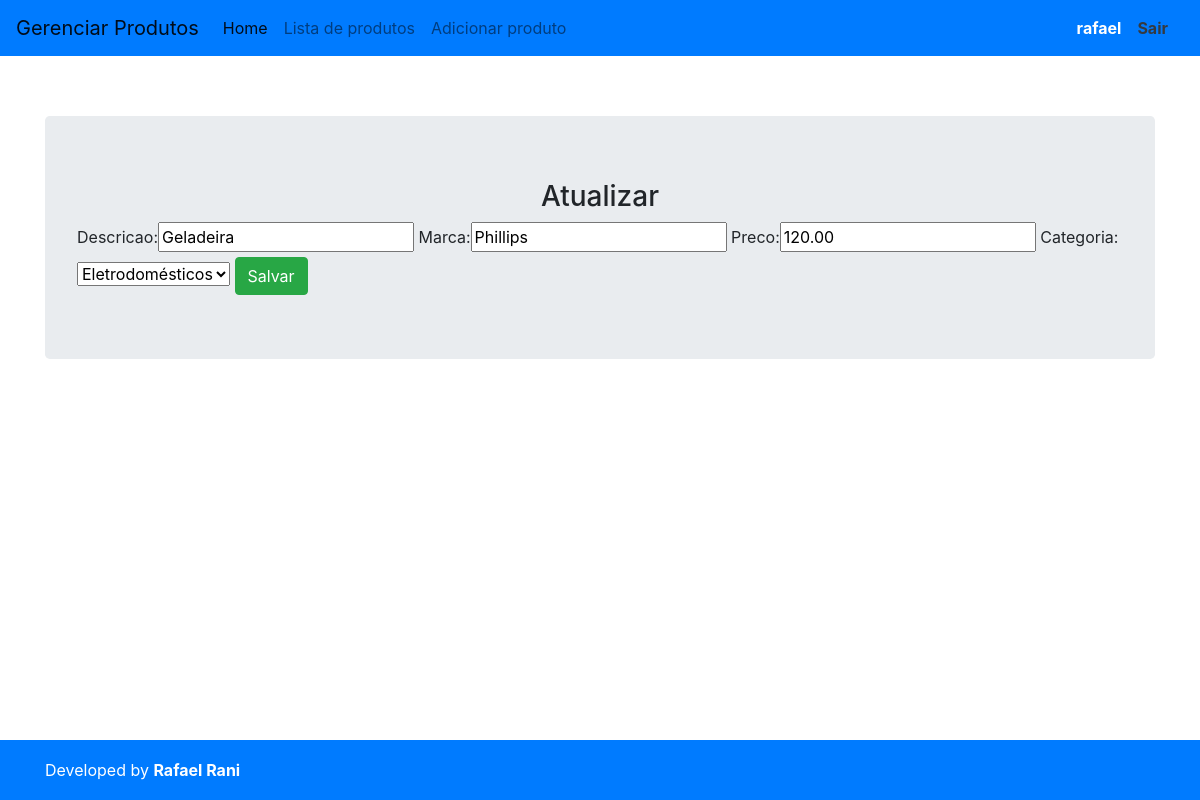
Page /produtos/update/6/ (signed in) on the committed database.
### produtos/models.py (models this page shows, shortened)
class Produto(models.Model):
    CATEGORIA_CHOICES = (
            (1, "Importados"),
            (2, "Vestuário"),
            (3, "Acessórios"),
            (4, "Eletrodomésticos")
        )
    descricao = models.CharField(max_length=100)
    marca = models.CharField(max_length=100)
    preco = models.DecimalField(max_digits=7, decimal_places=2)
    categoria = models.IntegerField(choices=CATEGORIA_CHOICES, default=1)

### produtos/views.py (the view)
# urls.py: path('update/<int:id>/', produtos_update, name="produtos_update"),
@login_required
def produtos_update(request, id):
    produto = get_object_or_404(Produto, pk=id)
    form = ProdutoForm(request.POST or None, request.FILES or None, instance=produto)
    if form.is_valid():
        form.save()
        return redirect('produtos_list')
    return render(request, 'produtos_form.html', {'form': form, 'update': True})

### produtos/forms.py
class ProdutoForm(ModelForm):
    class Meta:
        model = Produto
        fields = ['descricao', 'marca', 'preco', 'categoria']

### produtos/templates/produtos_form.html (shortened to what this page needs)
{% extends 'base.html' %}
{% load bootstrap %}
{% block main %}
    {% if update %}
        <h3 align="center">Atualizar</h3>
    {% else %}
        <h3 align="center">Adicionar</h3>
    {% endif %}
    <form method="POST" enctype="multipart/form-data">
        {{ form|bootstrap }}
        <button type="submit" class="btn btn-success">Salvar</button>
    </form>
{% endblock %}

### templates/base.html (shortened to what this page needs)
{% load static %}
<!doctype html>
<html lang="pt-br">
    <head>
        <link rel="stylesheet" href="https://stackpath.bootstrapcdn.com/bootstrap/4.1.3/css/bootstrap.min.css">
        <link rel="stylesheet" href="https://stackpath.bootstrapcdn.com/font-awesome/4.7.0/css/font-awesome.min.css">
        <link rel="stylesheet" href="{% static 'sticky-footer.css' %}">
    </head>
    <body>
        <nav class="navbar navbar-expand-lg navbar-light bg-primary">
            <a class="navbar-brand" href="#">Gerenciar Produtos</a>
            <div class="collapse navbar-collapse" id="navbarTogglerDemo03">
            <ul class="navbar-nav mr-auto mt-2 mt-lg-0">
                <li class="nav-item active">
                <a class="nav-link" href="{% url 'home' %}">Home <span class="sr-only">(Página atual)</span></a>
                </li>
                <li class="nav-item">
                <a class="nav-link" href="{% url 'produtos_list' %}">Lista de produtos</a>
                </li>
                <li class="nav-item">
                <a class="nav-link" href="{% url 'produtos_new' %}">Adicionar produto</a>
                </li>
            </ul>
            <form class="form-inline my-2 my-lg-0">
                {% if user.is_authenticated %}
                    <strong class="text-white">{{ user.username }}</strong>
                    <a class="nav-link" href="{% url 'my_logout' %}"><strong class="text-dark">Sair</strong></a>
                {% endif %}
            </form>
            </div>
        </nav>
        <div class="container">
            <div class="jumbotron">
                {% block main %}
                {% endblock %}
            </div>
        </div>
        <footer class="footer bg-primary">
            <div class="container">
                <span class="text-white">Developed by <a href="https://www.linkedin.com/in/rafael-rani-686599ba/"><strong class="text-white">Rafael Rani</strong></a></span>
            </div>
        </footer>
    </body>
</html>

### statics/sticky-footer.css (style rules this page uses)
html { position: relative; min-height: 100%; }
body { margin-bottom: 60px; }
.footer { position: absolute; bottom: 0; width: 100%; height: 60px; line-height: 60px; background-color: #f5f5f5; }
body > .container { padding: 60px 15px 0; }
.footer > .container { padding-right: 15px; padding-left: 15px; }

### rows in the picture
Produto: descricao "Geladeira", marca "Phillips", preco "120.00", categoria "Eletrodomésticos"

### other values in the picture
{{ user.username }} "rafael"
